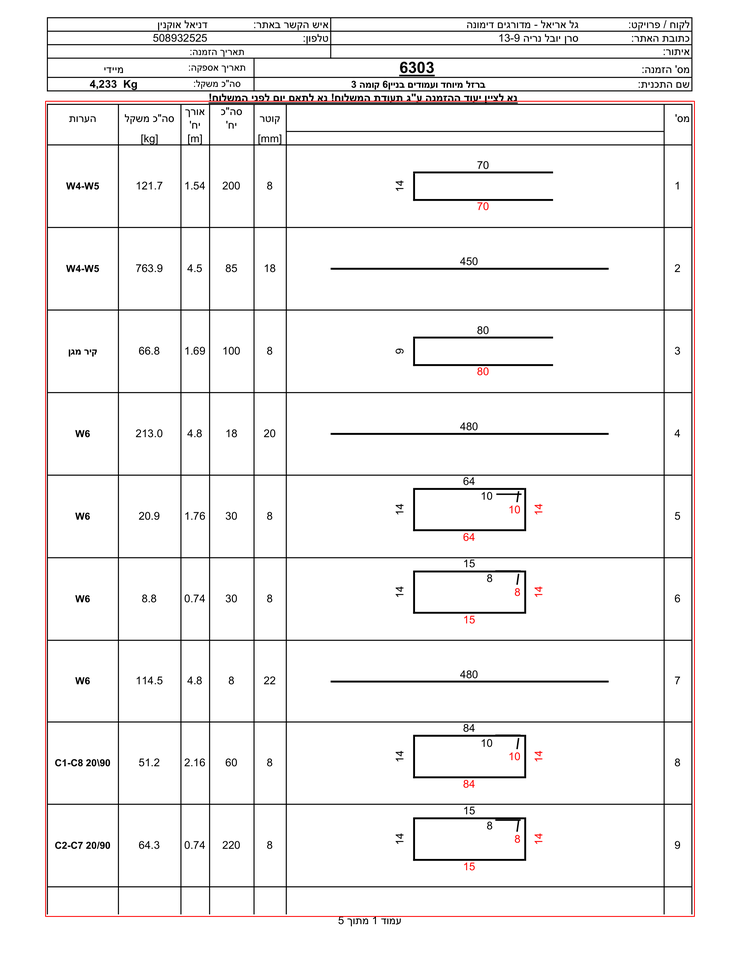
#> input picture io/fullorder_output/table_detection/grid/CO25S006375_ordertable_page1.png, 738 x 956 px, shrunk from 2550 x 3300 before the run
$ python form1s3.py
#> lines starting #> are read from the running program, lines starting #| are printed output that depends on the picture; after the words box and inside, x2 and y2 are one past the last pixel; in counts of white or black regions, pixels touching at a corner belong together
import cv2
import numpy as np
import os
import logging
import json

logger = logging.getLogger(__name__)

class Form1S3Agent:
    def __init__(self):
        self.name = "form1s3"
        logger.info(f"[{self.name.upper()}] Initialized Form1S3 Agent")

    def detect_red_bounding_box(self, image):
        """
        Detect the red bounding box in the image using HSV color space.
        Returns the bounding box coordinates (x, y, width, height).
        """
        try:
            # Convert BGR to HSV for better red color detection
            hsv = cv2.cvtColor(image, cv2.COLOR_BGR2HSV)

            # Define red color range in HSV
            # Red has two ranges in HSV: 0-10 and 170-180
            lower_red1 = np.array([0, 120, 70])
            upper_red1 = np.array([10, 255, 255])
            lower_red2 = np.array([170, 120, 70])
            upper_red2 = np.array([180, 255, 255])

            # Create masks for both red ranges
            mask1 = cv2.inRange(hsv, lower_red1, upper_red1)
            mask2 = cv2.inRange(hsv, lower_red2, upper_red2)

            # Combine masks
            red_mask = cv2.bitwise_or(mask1, mask2)

            # Apply morphological operations to clean up the mask
            kernel = np.ones((3, 3), np.uint8)
            red_mask = cv2.morphologyEx(red_mask, cv2.MORPH_CLOSE, kernel)
            red_mask = cv2.morphologyEx(red_mask, cv2.MORPH_OPEN, kernel)

            # Find contours
            contours, _ = cv2.findContours(red_mask, cv2.RETR_EXTERNAL, cv2.CHAIN_APPROX_SIMPLE)

            if not contours:
                logger.warning(f"[{self.name.upper()}] No red bounding box detected")
                return None

            # Find the largest rectangular contour (should be our red bounding box)
            best_rect = None
            max_area = 0

            for contour in contours:
                # Approximate the contour to a polygon
                epsilon = 0.02 * cv2.arcLength(contour, True)
                approx = cv2.approxPolyDP(contour, epsilon, True)

                # Check if it's roughly rectangular (4 corners)
                if len(approx) >= 4:
                    area = cv2.contourArea(contour)
                    if area > max_area:
                        max_area = area
                        best_rect = cv2.boundingRect(contour)

            if best_rect is None:
                logger.warning(f"[{self.name.upper()}] No rectangular red bounding box found")
                return None

            x, y, w, h = best_rect
            logger.info(f"[{self.name.upper()}] Detected red bounding box: x={x}, y={y}, w={w}, h={h}")
            return (x, y, w, h)

        except Exception as e:
            logger.error(f"[{self.name.upper()}] Error detecting red bounding box: {str(e)}")
            return None

    def detect_grid_lines(self, roi_image):
        """
        Detect horizontal and vertical grid lines in the ROI using Hough Line Transform.
        Returns lists of horizontal and vertical lines that span at least 95% of the table.
        """
        try:
            height, width = roi_image.shape[:2]

            # Convert to grayscale
            gray = cv2.cvtColor(roi_image, cv2.COLOR_BGR2GRAY)

            # Apply edge detection
            edges = cv2.Canny(gray, 50, 150, apertureSize=3)

            # Use Hough Line Transform to detect lines
            lines = cv2.HoughLinesP(
                edges,
                rho=1,
                theta=np.pi/180,
                threshold=50,
                minLineLength=30,
                maxLineGap=10
            )

            if lines is None:
                logger.warning(f"[{self.name.upper()}] No lines detected in ROI")
                return [], []

            horizontal_lines = []
            vertical_lines = []

            # Minimum span requirements (95% of table dimensions)
            min_horizontal_span = 0.95 * width
            min_vertical_span = 0.95 * height

            for line in lines:
                x1, y1, x2, y2 = line[0]

                # Calculate line length and angle
                length = np.sqrt((x2 - x1)**2 + (y2 - y1)**2)
                angle = np.abs(np.arctan2(y2 - y1, x2 - x1) * 180 / np.pi)

                # Check if line is horizontal (angle close to 0 or 180)
                if angle < 10 or angle > 170:
                    if length >= min_horizontal_span:
                        horizontal_lines.append((x1, y1, x2, y2))
                        logger.debug(f"[{self.name.upper()}] Accepted horizontal line: ({x1},{y1}) to ({x2},{y2}), length={length:.1f}")

                # Check if line is vertical (angle close to 90)
                elif 80 < angle < 100:
                    if length >= min_vertical_span:
                        vertical_lines.append((x1, y1, x2, y2))
                        logger.debug(f"[{self.name.upper()}] Accepted vertical line: ({x1},{y1}) to ({x2},{y2}), length={length:.1f}")

            logger.info(f"[{self.name.upper()}] Detected {len(horizontal_lines)} horizontal lines and {len(vertical_lines)} vertical lines")
            return horizontal_lines, vertical_lines

        except Exception as e:
            logger.error(f"[{self.name.upper()}] Error detecting grid lines: {str(e)}")
            return [], []

    def draw_grid_lines(self, image, bbox, horizontal_lines, vertical_lines):
        """
        Draw the detected grid lines in green on the original image.
        Lines are drawn relative to the bounding box position.
        """
        try:
            result_image = image.copy()
            x_offset, y_offset, _, _ = bbox

            # Draw horizontal lines in green
            for x1, y1, x2, y2 in horizontal_lines:
                # Adjust coordinates relative to original image
                start_point = (x1 + x_offset, y1 + y_offset)
                end_point = (x2 + x_offset, y2 + y_offset)
                cv2.line(result_image, start_point, end_point, (0, 255, 0), 2)

            # Draw vertical lines in green
            for x1, y1, x2, y2 in vertical_lines:
                # Adjust coordinates relative to original image
                start_point = (x1 + x_offset, y1 + y_offset)
                end_point = (x2 + x_offset, y2 + y_offset)
                cv2.line(result_image, start_point, end_point, (0, 255, 0), 2)

            logger.info(f"[{self.name.upper()}] Drew {len(horizontal_lines)} horizontal and {len(vertical_lines)} vertical grid lines")
            return result_image

        except Exception as e:
            logger.error(f"[{self.name.upper()}] Error drawing grid lines: {str(e)}")
            return image

    def process_image(self, input_image_path):
        """
        Main processing function that reads the image from form1s2 output,
        detects the red bounding box, finds grid lines, and outputs the result.
        """
        try:
            logger.info(f"[{self.name.upper()}] Starting grid line detection process")

            # Check if input image exists
            if not os.path.exists(input_image_path):
                error_msg = f"Input image not found: {input_image_path}"
                logger.error(f"[{self.name.upper()}] {error_msg}")
                return {"status": "error", "error": error_msg}

            # Load the image
            image = cv2.imread(input_image_path)
            if image is None:
                error_msg = f"Failed to load image: {input_image_path}"
                logger.error(f"[{self.name.upper()}] {error_msg}")
                return {"status": "error", "error": error_msg}

            logger.info(f"[{self.name.upper()}] Loaded image: {input_image_path}")

            # Step 1: Detect the red bounding box
            bbox = self.detect_red_bounding_box(image)
            if bbox is None:
                error_msg = "Failed to detect red bounding box"
                logger.error(f"[{self.name.upper()}] {error_msg}")
                return {"status": "error", "error": error_msg}

            x, y, w, h = bbox

            # Step 2: Extract the ROI (Region of Interest) inside the red box
            roi = image[y:y+h, x:x+w]
            logger.info(f"[{self.name.upper()}] Extracted ROI: {w}x{h} at ({x},{y})")

            # Step 3: Detect grid lines in the ROI
            horizontal_lines, vertical_lines = self.detect_grid_lines(roi)

            if not horizontal_lines and not vertical_lines:
                logger.warning(f"[{self.name.upper()}] No grid lines detected that meet the 95% span criteria")

            # Step 4: Draw the grid lines on the original image
            result_image = self.draw_grid_lines(image, bbox, horizontal_lines, vertical_lines)

            # Step 5: Save the result
            # Use absolute path relative to project root
            project_root = os.path.dirname(os.path.dirname(os.path.dirname(os.path.dirname(__file__))))
            output_dir = os.path.join(project_root, "io", "fullorder_output", "table_detection", "grid")
            os.makedirs(output_dir, exist_ok=True)

            # Generate output filename based on input
            base_name = os.path.splitext(os.path.basename(input_image_path))[0]
            output_filename = f"{base_name}_gridlines.png"
            output_path = os.path.join(output_dir, output_filename)

            cv2.imwrite(output_path, result_image)
            logger.info(f"[{self.name.upper()}] Saved result image: {output_path}")

            # Convert numpy arrays to standard Python lists for JSON serialization
            horizontal_lines_json = [[int(x1), int(y1), int(x2), int(y2)] for x1, y1, x2, y2 in horizontal_lines]
            vertical_lines_json = [[int(x1), int(y1), int(x2), int(y2)] for x1, y1, x2, y2 in vertical_lines]

            # Prepare result
            result = {
                "status": "success",
                "input_file": input_image_path,
                "output_image_path": output_path,
                "red_bounding_box": {
                    "x": int(x),
                    "y": int(y),
                    "width": int(w),
                    "height": int(h)
                },
                "grid_lines": {
                    "horizontal_count": len(horizontal_lines),
                    "vertical_count": len(vertical_lines),
                    "horizontal_lines": horizontal_lines_json,
                    "vertical_lines": vertical_lines_json
                },
                "method": "opencv_hough_transform"
            }

            logger.info(f"[{self.name.upper()}] Grid line detection completed successfully")
            return result

        except Exception as e:
            error_msg = f"Error processing image: {str(e)}"
            logger.error(f"[{self.name.upper()}] {error_msg}")
            return {"status": "error", "error": error_msg}


def main():
    """
    Test function to run the form1s3 agent independently.
    """
    try:
        agent = Form1S3Agent()

        # Look for the output from form1s2 (ordertable.png) in grid folder with page number
        input_path = "../../../io/fullorder_output/table_detection/grid/CO25S006375_ordertable_page1.png"

        if not os.path.exists(input_path):
            print(f"Input file not found: {input_path}")
            print("Please run form1s2 first to generate the table detection image.")
            return

        # Process the image
        result = agent.process_image(input_path)
#> in process_image, image is the input picture: shape (956, 738, 3); mean B, G, R 242.1, 242.1, 243.2
#> in detect_red_bounding_box, `hsv = cv2.cvtColor(image, cv2.COLOR_BGR2HSV)`: hsv: shape (956, 738, 3); mean H, S, V 0.3, 1.2, 243.2
#> in detect_red_bounding_box, `mask1 = cv2.inRange(hsv, lower_red1, upper_red1)`:
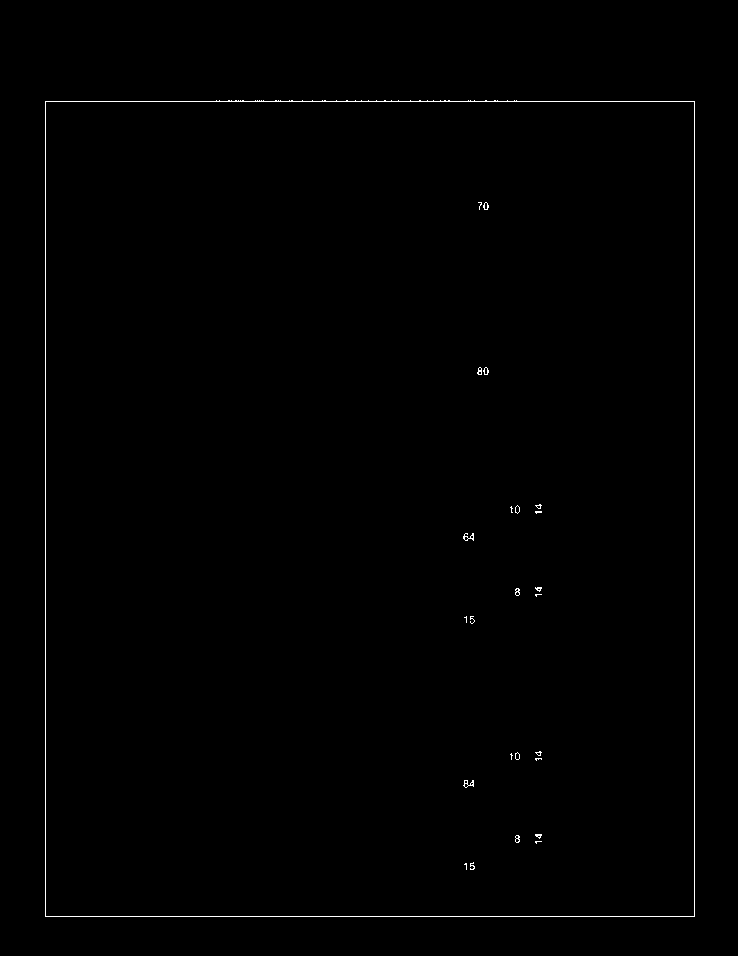
#> mask1: shape (956, 738); 0.49% white in thin lines or dots, all inside (x1, y1, x2, y2) = (45, 100, 695, 917)
#> in detect_red_bounding_box, `mask2 = cv2.inRange(hsv, lower_red2, upper_red2)`: mask2: shape (956, 738); every value is 0
#> in detect_red_bounding_box, `red_mask = cv2.morphologyEx(red_mask, cv2.MORPH_OPEN, kernel)`:
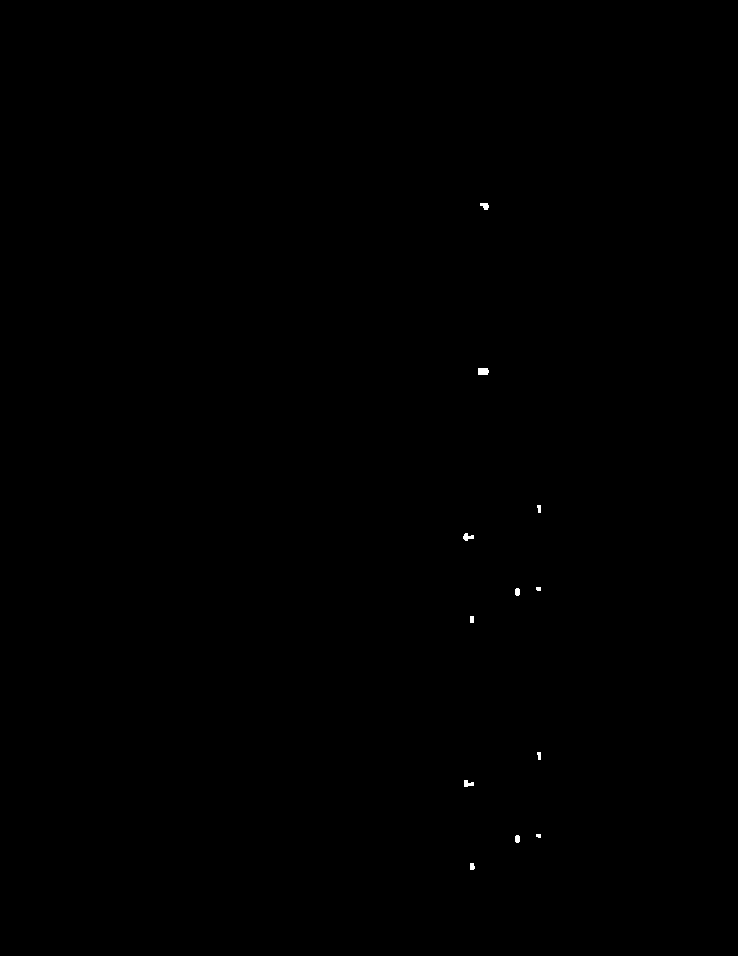
#> red_mask: shape (956, 738); 0.06% white; 12 white regions (2 under 20 px)
#> in detect_red_bounding_box, `contours, _ = cv2.findContours(red_mask, cv2.RETR_EXTERNAL, cv2.CHAIN_..`: contours = 12 contours, 5 with area under 20; largest, box (x1, y1, x2, y2) and area: (478, 368, 489, 375) 57, (463, 533, 474, 541) 38, (464, 780, 474, 787) 34, (480, 203, 489, 210) 32, (515, 835, 520, 843) 26, (515, 588, 520, 596) 26, (470, 863, 475, 870) 21
#> the loop in detect_red_bounding_box, `for contour in contours:` made 12 passes
#> (epsilon, area, max_area, best_rect) on passes 1, 2, 4, 9, 11: (0.377, 21, 21, (470, 863, 5, 7)), (0.393, 26, 26, (515, 835, 5, 8)), (0.605, 33.5, 33.5, (464, 780, 10, 7)), (0.638, 38.5, 38.5, (463, 533, 11, 8)), (0.617, 57, 57, (478, 368, 11, 7))
#> (epsilon, area) on passes 7, 12: (0.393, 26), (0.513, 32)
#> after the loop in detect_red_bounding_box, `for contour in contours:`: max_area = 57
#> in detect_red_bounding_box, `x, y, w, h = best_rect`: x = 478; y = 368; w = 11; h = 7
#> in process_image, `bbox = self.detect_red_bounding_box(image)`: bbox = (478, 368, 11, 7)
#> in process_image, `x, y, w, h = bbox`: x = 478; y = 368; w = 11; h = 7
#> in detect_grid_lines, `lines = cv2.HoughLinesP( edges, rho=1, theta=np.pi/180, threshold=50, ..`: lines = None
#> in process_image, `horizontal_lines, vertical_lines = self.detect_grid_lines(roi)`: horizontal_lines = []
#> in draw_grid_lines, `x_offset, y_offset, _, _ = bbox`: x_offset = 478; y_offset = 368
#> in process_image, `horizontal_lines_json = [[int(x1), int(y1), int(x2), int(y2)] for x1, ..`: horizontal_lines_json = []
#> result = 6 items

        print("=== FORM1S3 RESULTS ===")
        print(json.dumps(result, indent=2))
#> (printed output is left out)

        if result["status"] == "success":
            print(f"Grid lines detected: {result['grid_lines']['horizontal_count']} horizontal, {result['grid_lines']['vertical_count']} vertical")
#| Grid lines detected: 0 horizontal, 0 vertical
            print(f"Output image saved: {result['output_image_path']}")
#| Output image saved: io/fullorder_output/table_detection/grid/CO25S006375_ordertable_page1_gridlines.png
        else:
            print(f"Error: {result.get('error', 'Unknown error')}")

    except Exception as e:
        print(f"Error in main: {e}")


if __name__ == "__main__":
    main()
